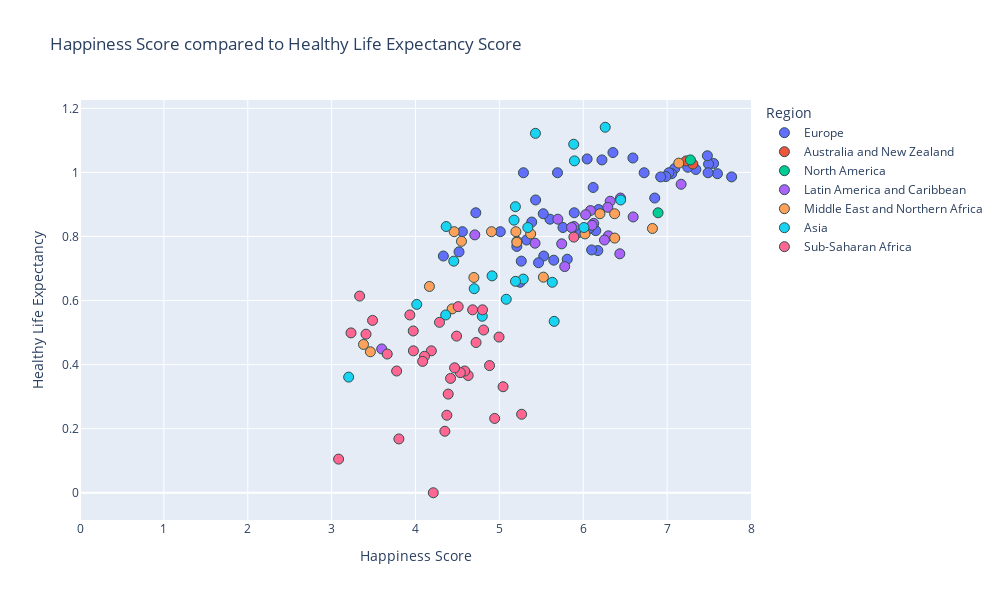

The notebook cell saved with this chart:
### Code cell
#happiness score vs healthy life expectancy

#establish x and y values
x_values = merged_2019["Score"]
y_values = merged_2019["Healthy life expectancy"]

df = px.data.iris() # iris is a pandas DataFrame

#px.scatter
fig = px.scatter(merged_2019, x_values, y_values, color="Region", hover_name="Country or region",
                range_x=[0,8], title="Happiness Score compared to Healthy Life Expectancy Score",
                width= 1000, height =600) # use trendline="ols" to see all lin reg equations

#set axes labels
fig.update_xaxes(title_text='Happiness Score')
fig.update_yaxes(title_text='Healthy Life Expectancy')


#formatting
#marker size and colors
fig.update_traces(marker=dict(size=10,
                              line=dict(width=1, 
                                        color='DarkSlateGrey')))


#linear regression
#use linregress from dependencies to inplement linear regression
(slope, intercept, rvalue, pvalue, stderr) = linregress(x_values, y_values)
regress_values = x_values * slope + intercept

#print out all variables calculated above (rvalue, pvalue...)
print(f"slope:{round(slope, 2)}")
print(f"intercept:{round(intercept,2)}")
res = sts.linregress(x_values, y_values)
print(f"R-squared: {res.rvalue**2:.4f}")


#print out line eq for reference
line_eq = (f"y={round(slope, 2)}x + {round(intercept, 2)}")
print(line_eq)

fig.show()

### Figure 1 — Plotly figure (JSON) as saved in the notebook; plotly's stock layout.template omitted (floating-point values rounded to 4 significant figures)
{"data": [{"hovertemplate": "<b>%{hovertext}</b><br><br>Region=Europe<br>Score=%{x}<br>Healthy life expectancy=%{y}<extra></extra>", "hovertext": ["Finland", "Denmark", "Norway", "Iceland", "Netherlands", "Switzerland", "Sweden", "Austria", "Luxembourg", "United Kingdom", "Ireland", "Germany", "Belgium", "Czech Republic", "Malta", "France", "Spain", "Italy", "Slovakia", "Poland", "Uzbekistan", "Lithuania", "Slovenia", "Kosovo", "Romania", "Cyprus", "Latvia", "Estonia", "Kazakhstan", "Hungary", "Portugal", "Russia", "Serbia", "Moldova", "Montenegro", "Tajikistan", "Croatia", "Bosnia and Herzegovina", "Belarus", "Greece", "Kyrgyzstan", "Turkmenistan", "Azerbaijan", "Bulgaria", "Albania", "Armenia", "Georgia", "Ukraine"], "legendgroup": "Europe", "marker": {"color": "#636efa", "line": {"color": "DarkSlateGrey", "width": 1}, "size": 10, "symbol": "circle"}, "mode": "markers", "name": "Europe", "orientation": "v", "showlegend": true, "type": "scatter", "x": [7.769, 7.6, 7.554, 7.494, 7.488, 7.48, 7.343, 7.246, 7.09, 7.054, 7.021, 6.985, 6.923, 6.852, 6.726, 6.592, 6.354, 6.223, 6.198, 6.182, 6.174, 6.149, 6.118, 6.1, 6.07, 6.046, 5.94, 5.893, 5.809, 5.758, 5.693, 5.648, 5.603, 5.529, 5.523, 5.467, 5.432, 5.386, 5.323, 5.287, 5.261, 5.247, 5.208, 5.011, 4.719, 4.559, 4.519, 4.332], "xaxis": "x", "y": [0.986, 0.996, 1.028, 1.026, 0.999, 1.052, 1.009, 1.016, 1.012, 0.996, 0.999, 0.987, 0.986, 0.92, 0.999, 1.045, 1.062, 1.039, 0.881, 0.884, 0.756, 0.818, 0.953, 0.758, 0.825, 1.042, 0.812, 0.874, 0.729, 0.828, 0.999, 0.726, 0.854, 0.739, 0.871, 0.718, 0.914, 0.845, 0.789, 0.999, 0.723, 0.657, 0.769, 0.815, 0.874, 0.815, 0.752, 0.739], "yaxis": "y"}, {"hovertemplate": "<b>%{hovertext}</b><br><br>Region=Australia and New Zealand<br>Score=%{x}<br>Healthy life expectancy=%{y}<extra></extra>", "hovertext": ["New Zealand", "Australia"], "legendgroup": "Australia and New Zealand", "marker": {"color": "#EF553B", "line": {"color": "DarkSlateGrey", "width": 1}, "size": 10, "symbol": "circle"}, "mode": "markers", "name": "Australia and New Zealand", "orientation": "v", "showlegend": true, "type": "scatter", "x": [7.307, 7.228], "xaxis": "x", "y": [1.026, 1.036], "yaxis": "y"}, {"hovertemplate": "<b>%{hovertext}</b><br><br>Region=North America<br>Score=%{x}<br>Healthy life expectancy=%{y}<extra></extra>", "hovertext": ["Canada", "United States"], "legendgroup": "North America", "marker": {"color": "#00cc96", "line": {"color": "DarkSlateGrey", "width": 1}, "size": 10, "symbol": "circle"}, "mode": "markers", "name": "North America", "orientation": "v", "showlegend": true, "type": "scatter", "x": [7.278, 6.892], "xaxis": "x", "y": [1.039, 0.874], "yaxis": "y"}, {"hovertemplate": "<b>%{hovertext}</b><br><br>Region=Latin America and Caribbean<br>Score=%{x}<br>Healthy life expectancy=%{y}<extra></extra>", "hovertext": ["Costa Rica", "Mexico", "Chile", "Guatemala", "Panama", "Brazil", "Uruguay", "El Salvador", "Colombia", "Nicaragua", "Argentina", "Ecuador", "Jamaica", "Honduras", "Bolivia", "Paraguay", "Peru", "Dominican Republic", "Venezuela", "Haiti"], "legendgroup": "Latin America and Caribbean", "marker": {"color": "#ab63fa", "line": {"color": "DarkSlateGrey", "width": 1}, "size": 10, "symbol": "circle"}, "mode": "markers", "name": "Latin America and Caribbean", "orientation": "v", "showlegend": true, "type": "scatter", "x": [7.167, 6.595, 6.444, 6.436, 6.321, 6.3, 6.293, 6.253, 6.125, 6.105, 6.086, 6.028, 5.89, 5.86, 5.779, 5.743, 5.697, 5.425, 4.707, 3.597], "xaxis": "x", "y": [0.963, 0.861, 0.92, 0.746, 0.91, 0.802, 0.891, 0.789, 0.841, 0.835, 0.881, 0.868, 0.831, 0.828, 0.706, 0.777, 0.854, 0.779, 0.805, 0.449], "yaxis": "y"}, {"hovertemplate": "<b>%{hovertext}</b><br><br>Region=Middle East and Northern Africa<br>Score=%{x}<br>Healthy life expectancy=%{y}<extra></extra>", "hovertext": ["Israel", "United Arab Emirates", "Saudi Arabia", "Qatar", "Bahrain", "Kuwait", "Libya", "Turkey", "Algeria", "Morocco", "Lebanon", "Jordan", "Palestinian Territories", "Iran", "Tunisia", "Iraq", "Egypt", "Syria", "Yemen"], "legendgroup": "Middle East and Northern Africa", "marker": {"color": "#FFA15A", "line": {"color": "DarkSlateGrey", "width": 1}, "size": 10, "symbol": "circle"}, "mode": "markers", "name": "Middle East and Northern Africa", "orientation": "v", "showlegend": true, "type": "scatter", "x": [7.139, 6.825, 6.375, 6.374, 6.199, 6.021, 5.525, 5.373, 5.211, 5.208, 5.197, 4.906, 4.696, 4.548, 4.461, 4.437, 4.166, 3.462, 3.38], "xaxis": "x", "y": [1.029, 0.825, 0.795, 0.871, 0.871, 0.808, 0.673, 0.808, 0.785, 0.782, 0.815, 0.815, 0.672, 0.785, 0.815, 0.574, 0.644, 0.44, 0.463], "yaxis": "y"}, {"hovertemplate": "<b>%{hovertext}</b><br><br>Region=Asia<br>Score=%{x}<br>Healthy life expectancy=%{y}<extra></extra>", "hovertext": ["Taiwan", "Singapore", "Thailand", "South Korea", "Japan", "Pakistan", "Philippines", "Hong Kong", "Malaysia", "Mongolia", "Indonesia", "China", "Vietnam", "Bhutan", "Nepal", "Laos", "Cambodia", "Bangladesh", "Sri Lanka", "Myanmar", "India", "Afghanistan"], "legendgroup": "Asia", "marker": {"color": "#19d3f3", "line": {"color": "DarkSlateGrey", "width": 1}, "size": 10, "symbol": "circle"}, "mode": "markers", "name": "Asia", "orientation": "v", "showlegend": true, "type": "scatter", "x": [6.446, 6.262, 6.008, 5.895, 5.886, 5.653, 5.631, 5.43, 5.339, 5.285, 5.192, 5.191, 5.175, 5.082, 4.913, 4.796, 4.7, 4.456, 4.366, 4.36, 4.015, 3.203], "xaxis": "x", "y": [0.914, 1.141, 0.828, 1.036, 1.088, 0.535, 0.657, 1.122, 0.828, 0.667, 0.66, 0.893, 0.851, 0.604, 0.677, 0.551, 0.637, 0.723, 0.831, 0.555, 0.588, 0.361], "yaxis": "y"}, {"hovertemplate": "<b>%{hovertext}</b><br><br>Region=Sub-Saharan Africa<br>Score=%{x}<br>Healthy life expectancy=%{y}<extra></extra>", "hovertext": ["Mauritius", "Nigeria", "Cameroon", "Ghana", "Ivory Coast", "Benin", "Congo (Brazzaville)", "Gabon", "South Africa", "Senegal", "Niger", "Burkina Faso", "Guinea", "Kenya", "Mauritania", "Mozambique", "Congo (Kinshasa)", "Mali", "Sierra Leone", "Chad", "Ethiopia", "Swaziland", "Uganda", "Zambia", "Togo", "Liberia", "Comoros", "Madagascar", "Lesotho", "Burundi", "Zimbabwe", "Botswana", "Malawi", "Rwanda", "Tanzania", "Central African Republic"], "legendgroup": "Sub-Saharan Africa", "marker": {"color": "#FF6692", "line": {"color": "DarkSlateGrey", "width": 1}, "size": 10, "symbol": "circle"}, "mode": "markers", "name": "Sub-Saharan Africa", "orientation": "v", "showlegend": true, "type": "scatter", "x": [5.888, 5.265, 5.044, 4.996, 4.944, 4.883, 4.812, 4.799, 4.722, 4.681, 4.628, 4.587, 4.534, 4.509, 4.49, 4.466, 4.418, 4.39, 4.374, 4.35, 4.286, 4.212, 4.189, 4.107, 4.085, 3.975, 3.973, 3.933, 3.802, 3.775, 3.663, 3.488, 3.41, 3.334, 3.231, 3.083], "xaxis": "x", "y": [0.798, 0.245, 0.331, 0.486, 0.232, 0.397, 0.508, 0.571, 0.469, 0.571, 0.366, 0.38, 0.375, 0.581, 0.489, 0.39, 0.357, 0.308, 0.242, 0.192, 0.532, 0, 0.443, 0.426, 0.41, 0.443, 0.505, 0.555, 0.168, 0.38, 0.433, 0.538, 0.495, 0.614, 0.499, 0.105], "yaxis": "y"}], "layout": {"height": 600, "legend": {"title": {"text": "Region"}, "tracegroupgap": 0}, "title": {"text": "Happiness Score compared to Healthy Life Expectancy Score"}, "width": 1000, "xaxis": {"anchor": "y", "domain": [0, 1], "range": [0, 8], "title": {"text": "Happiness Score"}}, "yaxis": {"anchor": "x", "domain": [0, 1], "title": {"text": "Healthy Life Expectancy"}}}}
